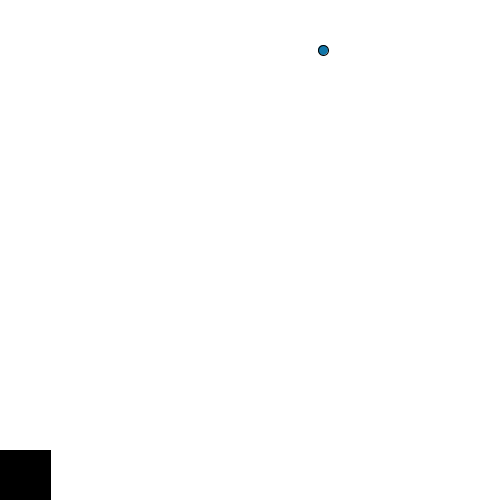
Frame 1 (no input)
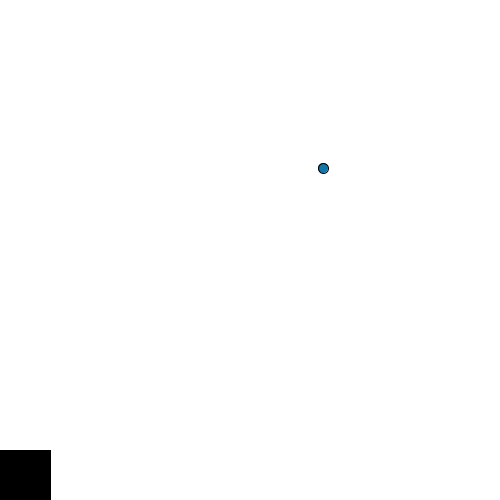
Frame 60 (the mouse pressed at the canvas centre just before this capture)
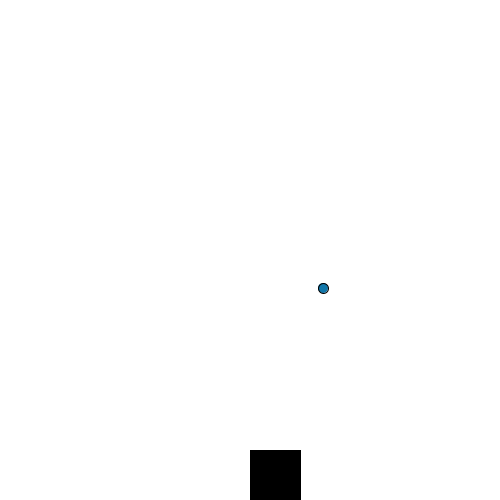
Frame 120 (the mouse held since frame 60 and released just before this capture)

The Processing sketch that drew these frames (run headless with seeded random() and noise(); from frame 60 on, the mouse is pressed at the canvas centre):

// Processing sketch: rain
// ── rain.pde
int f = 2;
int y = 50;
int x = (int)random(500);
int score = 0;
void setup(){
  size(500, 500);
}
void draw(){
  background(255,255,255);
 fill(17,119,170);
  ellipse(x,y,10,10);
  y+=f;
  if(y>500){
    checkCatch(x);
    y=y-450;
    x = (int)random(500);
  
}
fill(0,0,0);
 rect(mouseX,450,50,50);
}
void checkCatch(int x){
  //print(x +" " + mouseX);
if (x > mouseX && x < mouseX+100){
      score++;
      f+=1;
}
   else if (score > 0){
     score--;
     f-=2;
   }
println("Your score is now: " + score);
}
